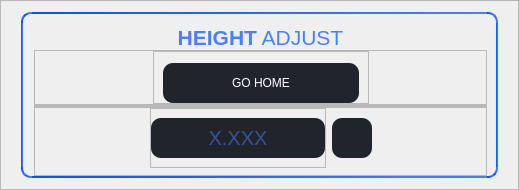
              <widget class="QFrame" name="frame_3">
               <property name="frameShape">
                <enum>QFrame::StyledPanel</enum>
               </property>
               <property name="frameShadow">
                <enum>QFrame::Raised</enum>
               </property>
               <layout class="QVBoxLayout" name="verticalLayout_3">
                <property name="leftMargin">
                 <number>20</number>
                </property>
                <property name="rightMargin">
                 <number>20</number>
                </property>
                <item>
                 <widget class="QFrame" name="frame_5">
                  <property name="styleSheet">
                   <string notr="true">QFrame#frame_5{
	border: 2px solid qlineargradient(spread:pad, x1:0, y1:0.534091, x2:1, y2:0.545455, stop:0 rgba(0, 85, 255, 255), stop:1 rgba(71, 129, 255, 255));
	border-radius: 10px;
}

QPushButton{
color: white;
	border-radius: 10px;
	border: none;
	background-color: rgb(34,36,44);
}

QPushButton::hover{
	background-color: rgb(44,46,54);
}

QLineEdit{
	border-radius: 10px;
	border: none;
	background-color: rgb(34,36,44);
}</string>
                  </property>
                  <property name="frameShape">
                   <enum>QFrame::StyledPanel</enum>
                  </property>
                  <property name="frameShadow">
                   <enum>QFrame::Raised</enum>
                  </property>
                  <layout class="QVBoxLayout" name="verticalLayout_4">
                   <property name="spacing">
                    <number>0</number>
                   </property>
                   <property name="leftMargin">
                    <number>11</number>
                   </property>
                   <property name="topMargin">
                    <number>11</number>
                   </property>
                   <property name="bottomMargin">
                    <number>0</number>
                   </property>
                   <item>
                    <widget class="QLabel" name="label_description_2">
                     <property name="maximumSize">
                      <size>
                       <width>16777215</width>
                       <height>40</height>
                      </size>
                     </property>
                     <property name="font">
                      <font>
                       <family>Nirmala UI</family>
                       <pointsize>14</pointsize>
                      </font>
                     </property>
                     <property name="styleSheet">
                      <string notr="true">color:  rgba(71, 129, 255, 255);</string>
                     </property>
                     <property name="text">
                      <string>&lt;html&gt;&lt;head/&gt;&lt;body&gt;&lt;p&gt;&lt;span style=&quot; font-size:16pt; font-weight:600;&quot;&gt;HEIGHT&lt;/span&gt;&lt;span style=&quot; font-size:16pt;&quot;&gt; ADJUST&lt;/span&gt;&lt;/p&gt;&lt;/body&gt;&lt;/html&gt;</string>
                     </property>
                     <property name="alignment">
                      <set>Qt::AlignCenter</set>
                     </property>
                    </widget>
                   </item>
                   <item>
                    <widget class="QFrame" name="frame_9">
                     <property name="styleSheet">
                      <string notr="true"/>
                     </property>
                     <property name="frameShape">
                      <enum>QFrame::StyledPanel</enum>
                     </property>
                     <property name="frameShadow">
                      <enum>QFrame::Raised</enum>
                     </property>
                     <layout class="QHBoxLayout" name="horizontalLayout_9">
                      <property name="topMargin">
                       <number>0</number>
                      </property>
                      <property name="bottomMargin">
                       <number>0</number>
                      </property>
                      <item>
                       <spacer name="horizontalSpacer_4">
                        <property name="orientation">
                         <enum>Qt::Horizontal</enum>
                        </property>
                        <property name="sizeHint" stdset="0">
                         <size>
                          <width>106</width>
                          <height>20</height>
                         </size>
                        </property>
                       </spacer>
                      </item>
                      <item>
                       <widget class="QFrame" name="frame_10">
                        <property name="frameShape">
                         <enum>QFrame::StyledPanel</enum>
                        </property>
                        <property name="frameShadow">
                         <enum>QFrame::Raised</enum>
                        </property>
                        <layout class="QHBoxLayout" name="horizontalLayout_10">
                         <property name="spacing">
                          <number>15</number>
                         </property>
                         <property name="topMargin">
                          <number>11</number>
                         </property>
                         <property name="bottomMargin">
                          <number>0</number>
                         </property>
                         <item>
                          <widget class="QPushButton" name="pushButton_go_home">
                           <property name="minimumSize">
                            <size>
                             <width>196</width>
                             <height>40</height>
                            </size>
                           </property>
                           <property name="maximumSize">
                            <size>
                             <width>1500</width>
                             <height>40</height>
                            </size>
                           </property>
                           <property name="cursor">
                            <cursorShape>PointingHandCursor</cursorShape>
                           </property>
                           <property name="autoFillBackground">
                            <bool>false</bool>
                           </property>
                           <property name="styleSheet">
                            <string notr="true"/>
                           </property>
                           <property name="text">
                            <string>GO HOME</string>
                           </property>
                          </widget>
                         </item>
                        </layout>
                       </widget>
                      </item>
                      <item>
                       <spacer name="horizontalSpacer_5">
                        <property name="orientation">
                         <enum>Qt::Horizontal</enum>
                        </property>
                        <property name="sizeHint" stdset="0">
                         <size>
                          <width>105</width>
                          <height>20</height>
                         </size>
                        </property>
                       </spacer>
                      </item>
                     </layout>
                    </widget>
                   </item>
                   <item>
                    <widget class="QFrame" name="frame_6">
                     <property name="maximumSize">
                      <size>
                       <width>16777215</width>
                       <height>100</height>
                      </size>
                     </property>
                     <property name="frameShape">
                      <enum>QFrame::StyledPanel</enum>
                     </property>
                     <property name="frameShadow">
                      <enum>QFrame::Raised</enum>
                     </property>
                     <layout class="QHBoxLayout" name="horizontalLayout_4">
                      <property name="topMargin">
                       <number>0</number>
                      </property>
                      <property name="bottomMargin">
                       <number>0</number>
                      </property>
                     </layout>
                    </widget>
                   </item>
                   <item>
                    <widget class="QFrame" name="frame_8">
                     <property name="styleSheet">
                      <string notr="true"/>
                     </property>
                     <property name="frameShape">
                      <enum>QFrame::StyledPanel</enum>
                     </property>
                     <property name="frameShadow">
                      <enum>QFrame::Raised</enum>
                     </property>
                     <layout class="QHBoxLayout" name="horizontalLayout_2">
                      <property name="topMargin">
                       <number>0</number>
                      </property>
                      <property name="bottomMargin">
                       <number>7</number>
                      </property>
                      <item>
                       <spacer name="horizontalSpacer">
                        <property name="orientation">
                         <enum>Qt::Horizontal</enum>
                        </property>
                        <property name="sizeHint" stdset="0">
                         <size>
                          <width>106</width>
                          <height>20</height>
                         </size>
                        </property>
                       </spacer>
                      </item>
                      <item>
                       <widget class="QFrame" name="frame_11">
                        <property name="frameShape">
                         <enum>QFrame::StyledPanel</enum>
                        </property>
                        <property name="frameShadow">
                         <enum>QFrame::Raised</enum>
                        </property>
                        <layout class="QHBoxLayout" name="horizontalLayout_3">
                         <property name="spacing">
                          <number>0</number>
                         </property>
                         <property name="leftMargin">
                          <number>0</number>
                         </property>
                         <property name="rightMargin">
                          <number>0</number>
                         </property>
                         <item>
                          <widget class="QLineEdit" name="lineEdit_Z_position">
                           <property name="minimumSize">
                            <size>
                             <width>147</width>
                             <height>40</height>
                            </size>
                           </property>
                           <property name="font">
                            <font>
                             <pointsize>15</pointsize>
                            </font>
                           </property>
                           <property name="styleSheet">
                            <string notr="true">QLineEdit{
	color:  rgba(71, 129, 255, 255);
}


QLineEdit:hover{
	
}

QLineEdit:focus{
	background-color: rgb(44,46,54);
}</string>
                           </property>
                           <property name="alignment">
                            <set>Qt::AlignCenter</set>
                           </property>
                           <property name="placeholderText">
                            <string>X.XXX</string>
                           </property>
                          </widget>
                         </item>
                        </layout>
                       </widget>
                      </item>
                      <item>
                       <widget class="QPushButton" name="pushButton_Go">
                        <property name="minimumSize">
                         <size>
                          <width>40</width>
                          <height>40</height>
                         </size>
                        </property>
                        <property name="maximumSize">
                         <size>
                          <width>40</width>
                          <height>40</height>
                         </size>
                        </property>
                        <property name="cursor">
                         <cursorShape>PointingHandCursor</cursorShape>
                        </property>
                        <property name="styleSheet">
                         <string notr="true">QPushButton{
	border-radius: 10px;
	border: none;
	background-color: rgb(34,36,44);
	
	image: url(:/icons/icons/icons8-lleno-enviado-25.png);
}

QPushButton::hover{
	background-color: rgb(44,46,54);
}</string>
                        </property>
                        <property name="text">
                         <string/>
                        </property>
                       </widget>
                      </item>
                      <item>
                       <spacer name="horizontalSpacer_2">
                        <property name="orientation">
                         <enum>Qt::Horizontal</enum>
                        </property>
                        <property name="sizeHint" stdset="0">
                         <size>
                          <width>105</width>
                          <height>20</height>
                         </size>
                        </property>
                       </spacer>
                      </item>
                     </layout>
                    </widget>
                   </item>
                  </layout>
                 </widget>
                </item>
               </layout>
              </widget>
